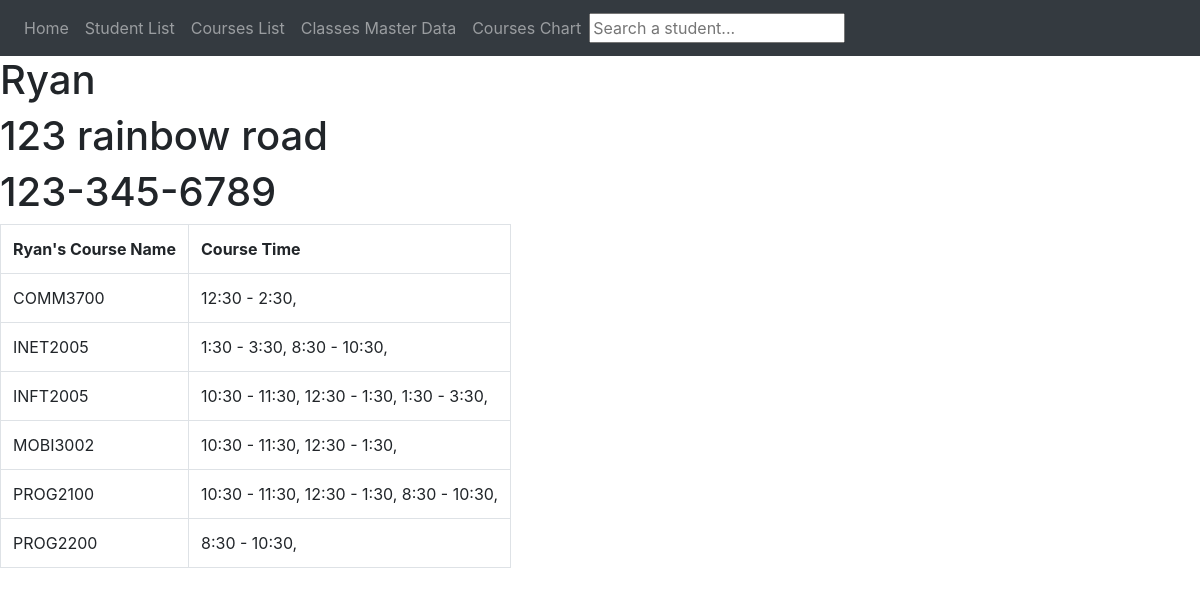
The page /classschedule/1/ on the database its author committed.
### classschedule/models.py (models this page shows, shortened)
class Students(models.Model):
    student_name = models.CharField(max_length=50)
    student_address = models.CharField(max_length=200)
    student_phonenumber = models.CharField(max_length=200)
    enrolled_classes = models.ManyToManyField(Courses)

class Courses(models.Model):
    course_name = models.CharField(max_length=50)
    course_description = models.CharField(max_length=200)
    Time = models.ManyToManyField(CourseTime)
    class Meta:
        ordering = ('course_name',)
    def __str__(self):
        return self.course_name

class CourseTime(models.Model):
    course_time = models.CharField(max_length=50)
    class Meta:
        ordering = ('course_time',)
    def __str__(self):
        return self.course_time

### classschedule/views.py (the view)
# urls.py: path('<int:pk>/', views.DetailView.as_view(), name='Student_detail'),
class DetailView(generic.DetailView):
    model = Students
    template_name = 'classschedule/Student_detail.html'

### classschedule/templates/classschedule/Student_detail.html
{% extends 'classschedule/indexmain.html' %}
{% block content5 %}
<h1>{{ students.student_name }}</h1>
<h1>{{ students.student_address }}</h1>
<h1>{{ students.student_phonenumber }}</h1>
<table class="table table-bordered w-auto">
<th>{{ students.student_name }}'s Course Name</th>
<th>Course Time</th>
{% for courses in students.enrolled_classes.all %}<tr><td>{{ courses }}</td><td>{% for time in courses.Time.all %}{{ time}},{{ " " }}{% endfor %}</td>{% endfor %}</tr>
</table>
{% endblock %}

### rows shown on the page
Students: student_name "Ryan", student_address "123 rainbow road", student_phonenumber "123-345-6789"
Courses: course_name "COMM3700"
CourseTime: course_time "12:30 - 2:30"
Courses: course_name "INET2005"
CourseTime: course_time "1:30 - 3:30"
CourseTime: course_time "8:30 - 10:30"
Courses: course_name "INFT2005"
CourseTime: course_time "10:30 - 11:30"
CourseTime: course_time "12:30 - 1:30"
Courses: course_name "MOBI3002"
Courses: course_name "PROG2100"
Courses: course_name "PROG2200"
